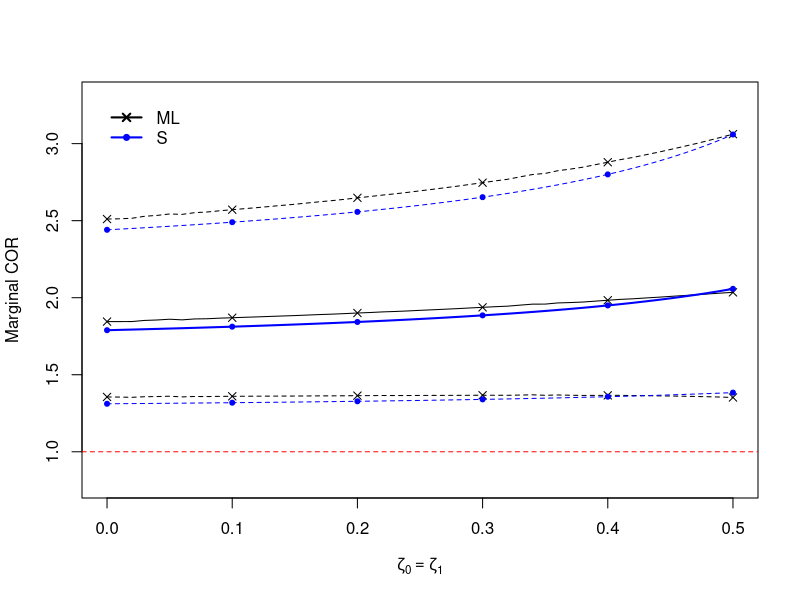

Write the R code that produced this figure.
##################################################################
## This Rcode is for replication of tables and figures
##################################################################

##################################################################
#### Figure 2
res.mat = read.csv("sensi_res.csv")

#jpeg("fig2.jpg", width = 8, height = 5, unit = "in", res = 300)

## M method: Estimates with CIs
plot(res.mat$zeta.seq, res.mat$ML, lty = 1, type ="l", ylim = c(0.8,3.3), xlab = expression(zeta[0] == zeta[1]), ylab = "Marginal COR")
points(res.mat$zeta.seq[c(1,11,21,31,41,51)], res.mat$ML[c(1,11,21,31,41,51)], pch=4)
lines(res.mat$zeta.seq, res.mat$ML.lci, lty = 2)
points(res.mat$zeta.seq[c(1,11,21,31,41,51)], res.mat$ML.lci[c(1,11,21,31,41,51)], pch=4)
lines(res.mat$zeta.seq, res.mat$ML.uci, lty = 2)
points(res.mat$zeta.seq[c(1,11,21,31,41,51)], res.mat$ML.uci[c(1,11,21,31,41,51)], pch=4)

## Stratification method: Estimates with CIs
lines(res.mat$zeta.seq, res.mat$S, lwd = 2, col = "blue")
points(res.mat$zeta.seq[c(1,11,21,31,41,51)], res.mat$S[c(1,11,21,31,41,51)], pch=20, col = "blue")
lines(res.mat$zeta.seq, res.mat$S.lci, lty = 2, col = "blue")
points(res.mat$zeta.seq[c(1,11,21,31,41,51)], res.mat$S.lci[c(1,11,21,31,41,51)], pch=20, col = "blue")
lines(res.mat$zeta.seq, res.mat$S.uci, lty = 2, col = "blue")
points(res.mat$zeta.seq[c(1,11,21,31,41,51)], res.mat$S.uci[c(1,11,21,31,41,51)], pch=20, col = "blue")

## Drawing the null line (i.e., Marginal COR = 1)
abline(h = 1, lty = 2, col = "red")

## Legend
legend(x=0, y=3.3, c("ML", "S"), bty = "n", lty=1, lwd=2, pch=c(4,20), col=c("black", "blue"))

# dev.off()

#### Table 3
ML.est = res.mat[1,2]
ML.sd = sqrt(res.mat[1,3])
ML.lci = res.mat[1,4]
ML.uci = res.mat[1,5]
round(c(ML.est, ML.sd, ML.lci, ML.uci), 2)

S.est = res.mat[1,6]
S.sd = sqrt(res.mat[1,7])
S.lci = res.mat[1,8]
S.uci = res.mat[1,9]
round(c(S.est, S.sd, S.lci, S.uci), 2)

#### Table 4
tab4 = cbind(res.mat[c(11,21,31,41,51), 1], round(res.mat[c(11,21,31,41,51),c(2,4,5,6,8,9)], 2))
colnames(tab4)[1] = "zeta"
tab4